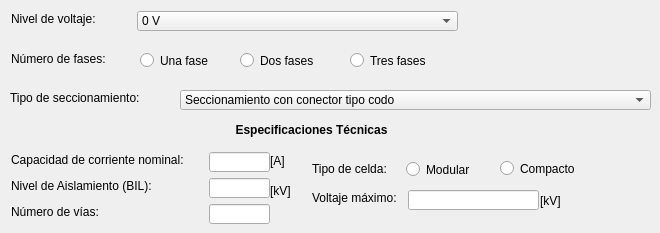
    <widget class="QWidget" name="tab_Seccionamiento">
     <attribute name="title">
      <string>Seccionamiento y protecciones</string>
     </attribute>
     <widget class="QComboBox" name="sp_cb_tipoSeccionamiento">
      <property name="geometry">
       <rect>
        <x>180</x>
        <y>90</y>
        <width>471</width>
        <height>20</height>
       </rect>
      </property>
      <item>
       <property name="text">
        <string>Seccionamiento con conector tipo codo</string>
       </property>
      </item>
      <item>
       <property name="text">
        <string>Seccionamiento con conector tipo T</string>
       </property>
      </item>
      <item>
       <property name="text">
        <string>Seccionamiento con conector codo portafusible</string>
       </property>
      </item>
      <item>
       <property name="text">
        <string>Seccionamiento con barrajes desconectables</string>
       </property>
      </item>
      <item>
       <property name="text">
        <string>Fusibles</string>
       </property>
      </item>
      <item>
       <property name="text">
        <string>Descargador o pararrayo tipo codo</string>
       </property>
      </item>
      <item>
       <property name="text">
        <string>Interruptor para redes subterráneas</string>
       </property>
      </item>
      <item>
       <property name="text">
        <string>Celdas de medio voltaje</string>
       </property>
      </item>
      <item>
       <property name="text">
        <string>Interruptor Termomagnético </string>
       </property>
      </item>
     </widget>
     <widget class="QLabel" name="label_100">
      <property name="geometry">
       <rect>
        <x>10</x>
        <y>90</y>
        <width>181</width>
        <height>16</height>
       </rect>
      </property>
      <property name="text">
       <string>Tipo de seccionamiento:</string>
      </property>
     </widget>
     <widget class="QLabel" name="label_4">
      <property name="geometry">
       <rect>
        <x>16</x>
        <y>120</y>
        <width>591</width>
        <height>20</height>
       </rect>
      </property>
      <property name="font">
       <font>
        <weight>75</weight>
        <bold>true</bold>
       </font>
      </property>
      <property name="text">
       <string>Especificaciones Técnicas</string>
      </property>
      <property name="alignment">
       <set>Qt::AlignCenter</set>
      </property>
     </widget>
     <widget class="QLabel" name="label_5">
      <property name="geometry">
       <rect>
        <x>270</x>
        <y>150</y>
        <width>47</width>
        <height>21</height>
       </rect>
      </property>
      <property name="text">
       <string>[A]</string>
      </property>
     </widget>
     <widget class="QLabel" name="label_6">
      <property name="geometry">
       <rect>
        <x>270</x>
        <y>180</y>
        <width>47</width>
        <height>21</height>
       </rect>
      </property>
      <property name="text">
       <string>[kV]</string>
      </property>
     </widget>
     <widget class="QLabel" name="label_7">
      <property name="geometry">
       <rect>
        <x>540</x>
        <y>190</y>
        <width>47</width>
        <height>21</height>
       </rect>
      </property>
      <property name="text">
       <string>[kV]</string>
      </property>
     </widget>
     <widget class="QLabel" name="label_92">
      <property name="geometry">
       <rect>
        <x>11</x>
        <y>51</y>
        <width>121</width>
        <height>16</height>
       </rect>
      </property>
      <property name="text">
       <string>Número de fases: </string>
      </property>
     </widget>
     <widget class="QRadioButton" name="sp_rb_fases1">
      <property name="geometry">
       <rect>
        <x>140</x>
        <y>52</y>
        <width>91</width>
        <height>17</height>
       </rect>
      </property>
      <property name="text">
       <string>Una fase</string>
      </property>
     </widget>
     <widget class="QRadioButton" name="sp_rb_fases2">
      <property name="geometry">
       <rect>
        <x>240</x>
        <y>52</y>
        <width>101</width>
        <height>17</height>
       </rect>
      </property>
      <property name="text">
       <string>Dos fases</string>
      </property>
     </widget>
     <widget class="QRadioButton" name="sp_rb_fases3">
      <property name="geometry">
       <rect>
        <x>350</x>
        <y>52</y>
        <width>111</width>
        <height>17</height>
       </rect>
      </property>
      <property name="text">
       <string>Tres fases</string>
      </property>
     </widget>
     <widget class="QLabel" name="label_98">
      <property name="geometry">
       <rect>
        <x>312</x>
        <y>190</y>
        <width>111</width>
        <height>16</height>
       </rect>
      </property>
      <property name="text">
       <string>Voltaje máximo:</string>
      </property>
     </widget>
     <widget class="QLineEdit" name="sp_txt_voltajeMaximo">
      <property name="geometry">
       <rect>
        <x>408</x>
        <y>190</y>
        <width>131</width>
        <height>20</height>
       </rect>
      </property>
     </widget>
     <widget class="QLabel" name="label_93">
      <property name="geometry">
       <rect>
        <x>11</x>
        <y>152</y>
        <width>221</width>
        <height>16</height>
       </rect>
      </property>
      <property name="text">
       <string>Capacidad de corriente nominal:</string>
      </property>
     </widget>
     <widget class="QLabel" name="label_95">
      <property name="geometry">
       <rect>
        <x>11</x>
        <y>204</y>
        <width>161</width>
        <height>16</height>
       </rect>
      </property>
      <property name="text">
       <string>Número de vías:</string>
      </property>
     </widget>
     <widget class="QLineEdit" name="sp_txt_numeroVias">
      <property name="geometry">
       <rect>
        <x>209</x>
        <y>204</y>
        <width>61</width>
        <height>20</height>
       </rect>
      </property>
     </widget>
     <widget class="QLabel" name="label_94">
      <property name="geometry">
       <rect>
        <x>11</x>
        <y>178</y>
        <width>201</width>
        <height>16</height>
       </rect>
      </property>
      <property name="text">
       <string>Nivel de Aislamiento (BIL):</string>
      </property>
     </widget>
     <widget class="QLineEdit" name="sp_txt_bil">
      <property name="geometry">
       <rect>
        <x>209</x>
        <y>178</y>
        <width>61</width>
        <height>20</height>
       </rect>
      </property>
     </widget>
     <widget class="QLineEdit" name="sp_txt_capacidadCorriente">
      <property name="geometry">
       <rect>
        <x>209</x>
        <y>152</y>
        <width>61</width>
        <height>20</height>
       </rect>
      </property>
     </widget>
     <widget class="QLabel" name="label_97">
      <property name="geometry">
       <rect>
        <x>312</x>
        <y>161</y>
        <width>88</width>
        <height>16</height>
       </rect>
      </property>
      <property name="text">
       <string>Tipo de celda:       </string>
      </property>
     </widget>
     <widget class="QRadioButton" name="sp_rb_modular">
      <property name="geometry">
       <rect>
        <x>406</x>
        <y>161</y>
        <width>81</width>
        <height>17</height>
       </rect>
      </property>
      <property name="text">
       <string>Modular</string>
      </property>
     </widget>
     <widget class="QRadioButton" name="sp_rb_compacto">
      <property name="geometry">
       <rect>
        <x>500</x>
        <y>160</y>
        <width>101</width>
        <height>17</height>
       </rect>
      </property>
      <property name="text">
       <string>Compacto</string>
      </property>
     </widget>
     <widget class="QLabel" name="label_91">
      <property name="geometry">
       <rect>
        <x>11</x>
        <y>11</y>
        <width>121</width>
        <height>16</height>
       </rect>
      </property>
      <property name="text">
       <string>Nivel de voltaje:</string>
      </property>
     </widget>
     <widget class="QComboBox" name="sp_cb_voltaje">
      <property name="geometry">
       <rect>
        <x>137</x>
        <y>11</y>
        <width>321</width>
        <height>20</height>
       </rect>
      </property>
      <item>
       <property name="text">
        <string>0 V</string>
       </property>
      </item>
      <item>
       <property name="text">
        <string>120 V – 121 V – 127 V</string>
       </property>
      </item>
      <item>
       <property name="text">
        <string>240/120 V – 220/127 V</string>
       </property>
      </item>
      <item>
       <property name="text">
        <string>6,3 kV</string>
       </property>
      </item>
      <item>
       <property name="text">
        <string>13,8 kV GRDy / 7,96 kV – 13,2 kV GRDy / 7,62 kV</string>
       </property>
      </item>
      <item>
       <property name="text">
        <string>22 kV GRDy / 12,7 kV - 22,8 kV GRDy / 13,2 kV</string>
       </property>
      </item>
     </widget>
    </widget>
